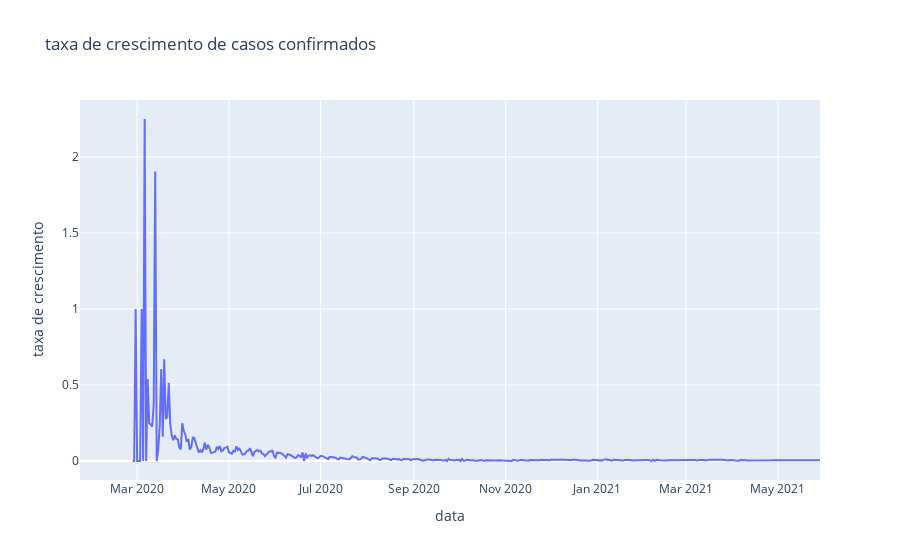

Source (notebook cell):
### Markdown cell above
Taxa de Crescimento Medio em intervalos regulares

### Code cell
# Vamos usar então essa segunda fómermula para calcular a taxa de crescimento
# Vamos plotar o gráfico da taxa de crescimento de casos confirmados
fig=go.Figure()
fig.add_trace(go.Scatter(x=df_brasil_casos.index, y=(df_brasil_casos["Confirmed"] - df_brasil_casos["Confirmed"].shift())/df_brasil_casos["Confirmed"].shift()),
)
fig.update_layout(title='taxa de crescimento de casos confirmados',
                   xaxis_title='data',
                   yaxis_title='taxa de crescimento')
fig.show()

### Figure 1 — Plotly figure (JSON) as saved in the notebook; plotly's stock layout.template omitted (floating-point values rounded to 4 significant figures; data arrays with more than 128 entries replaced by an {"elided": "..."} marker saying what was removed)
{"data": [{"type": "scatter", "x": {"elided": "460 str values"}, "y": {"elided": "460 float values"}}], "layout": {"title": {"text": "taxa de crescimento de casos confirmados"}, "xaxis": {"title": {"text": "data"}}, "yaxis": {"title": {"text": "taxa de crescimento"}}}}
